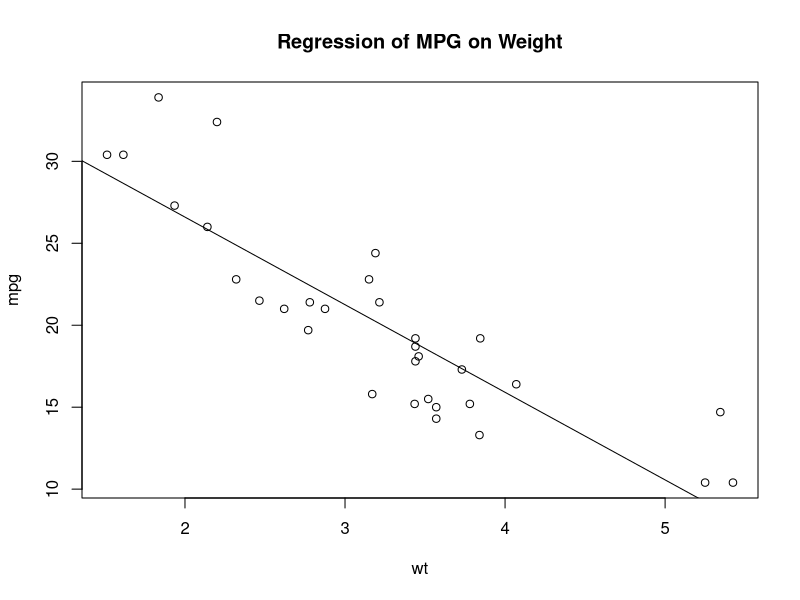
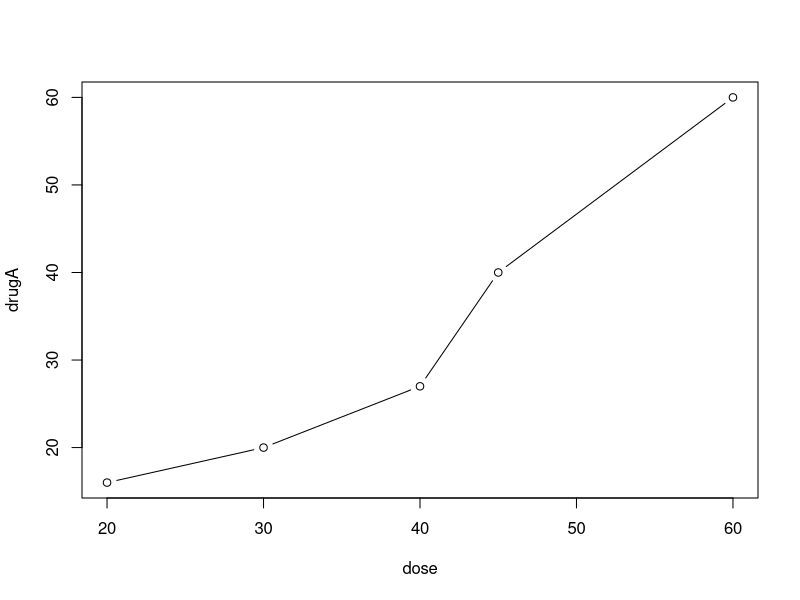
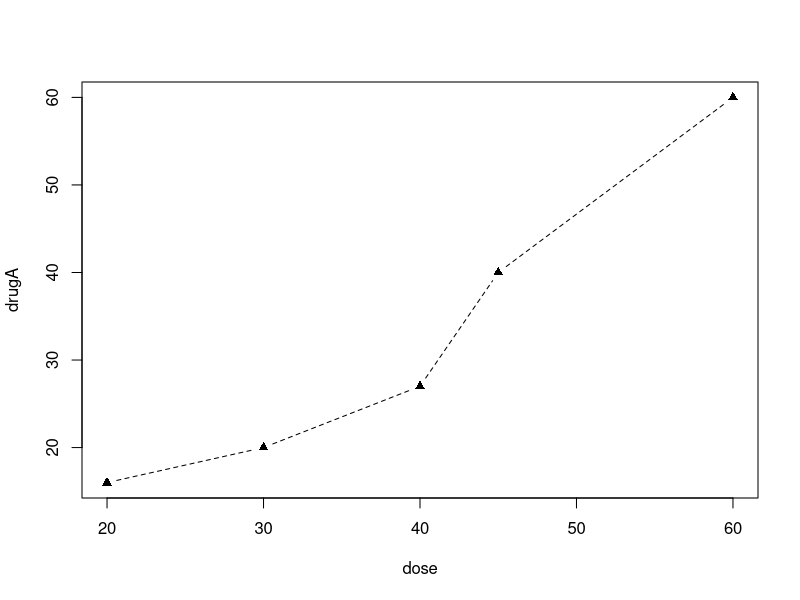
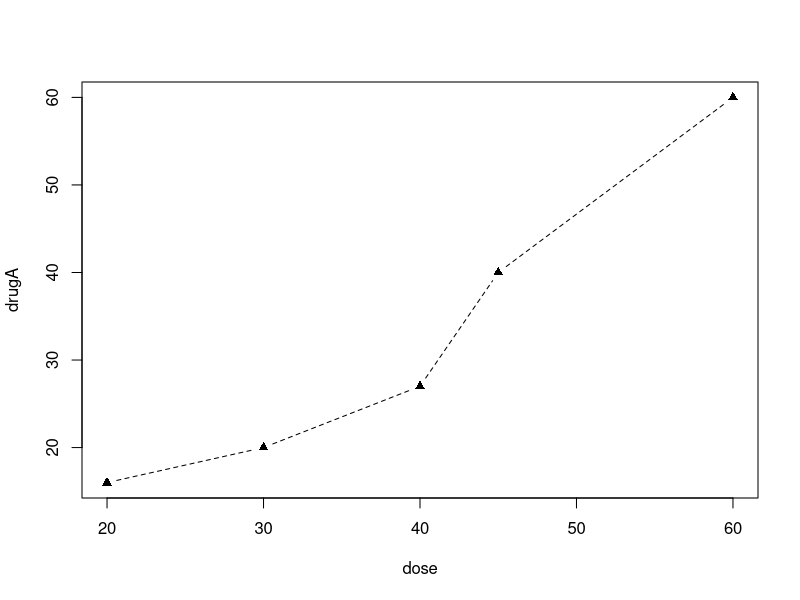
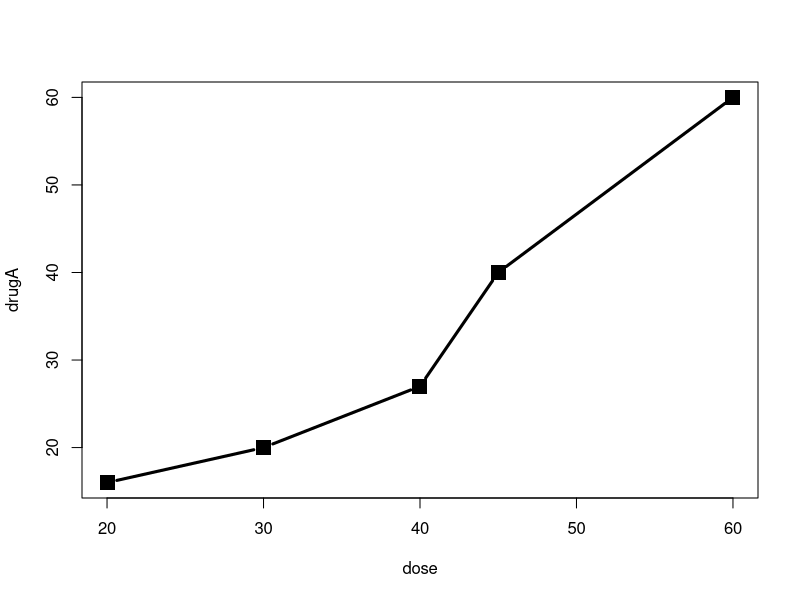
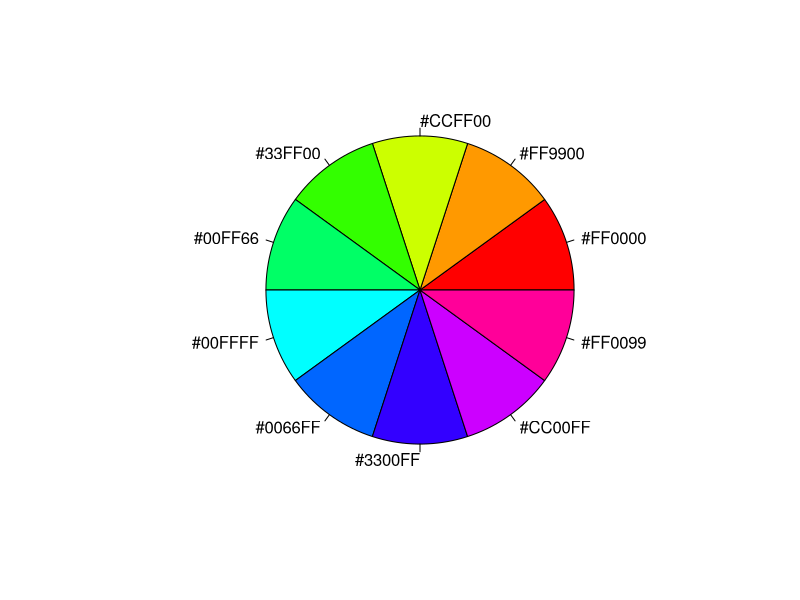
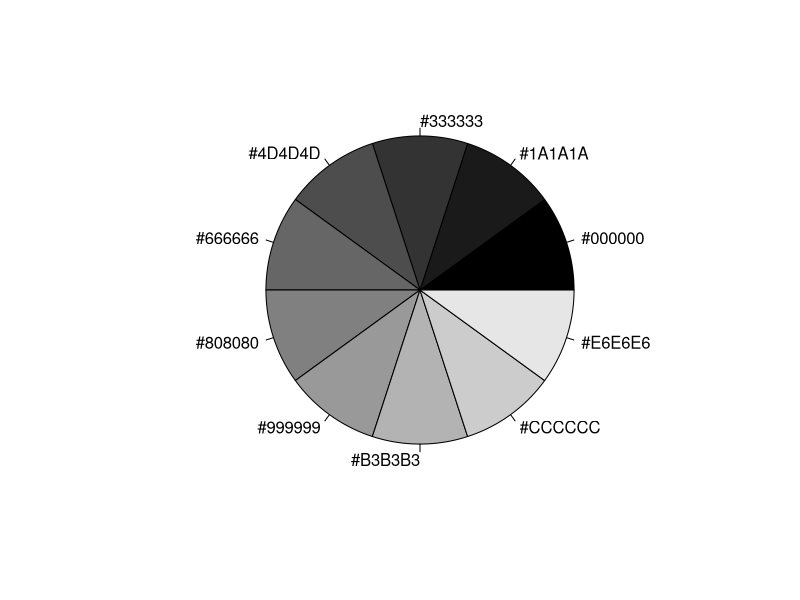
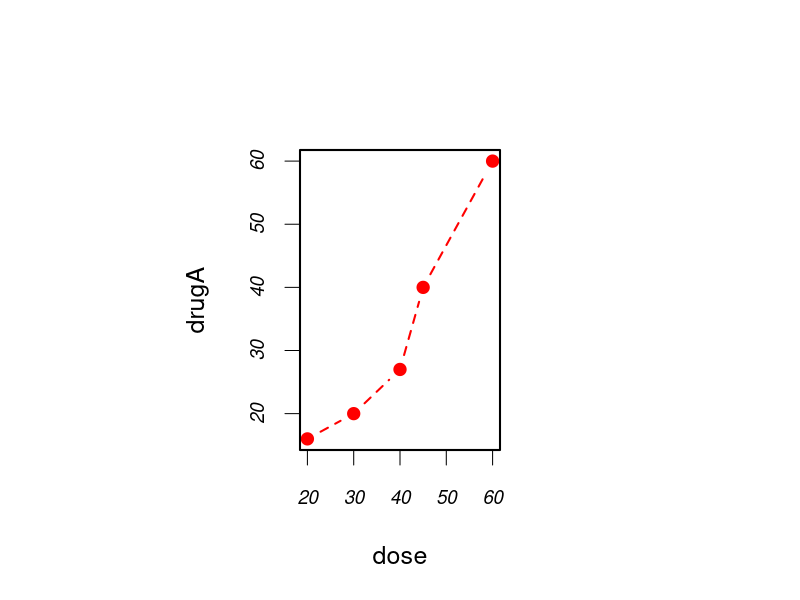

Recreate these plots in R, in order.
#-----------------------------------------------------#                           #
# requires that the Hmisc package has been installed  #
# install.packages('Hmisc')                           #
#-----------------------------------------------------#


# pause after each graph
par(ask = TRUE)


# --Section 3.1--


attach(mtcars)
plot(wt, mpg)
abline(lm(mpg ~ wt))
title("Regression of MPG on Weight")
detach(mtcars)


# --Section 3.2--


dose <- c(20, 30, 40, 45, 60)
drugA <- c(16, 20, 27, 40, 60)
drugB <- c(15, 18, 25, 31, 40)
plot(dose, drugA, type = "b")


# --Section 3.3--


opar <- par(no.readonly = TRUE)
par(lty = 2, pch = 17)
plot(dose, drugA, type = "b")
par(opar)


plot(dose, drugA, type = "b", lty = 2, pch = 17)
plot(dose, drugA, type = "b", lyt = 3, lwd = 3, pch = 15, 
     cex = 2)


n <- 10
mycolors <- rainbow(n)
pie(rep(1, n), labels = mycolors, col = mycolors)
mygrays <- gray(0:n/n)
pie(rep(1, n), labels = mygrays, col = mygrays)


# Listing 3.1 - Using graphical parameters to control
# graph appearance


dose <- c(20, 30, 40, 45, 60)
drugA <- c(16, 20, 27, 40, 60)
drugB <- c(15, 18, 25, 31, 40)
opar <- par(no.readonly = TRUE)
par(pin = c(2, 3))
par(lwd = 2, cex = 1.5)
par(cex.axis = 0.75, font.axis = 3)
plot(dose, drugA, type = "b", pch = 19, lty = 2, col = "red")
plot(dose, drugB, type = "b", pch = 23, lty = 6, col = "blue", 
     bg = "green")
par(opar)


# --Section 3.4--


plot(dose, drugA, type = "b", col = "red", lty = 2, 
     pch = 2, lwd = 2, main = "Clinical Trials for Drug A", 
     sub = "This is hypothetical data", 
     xlab = "Dosage", ylab = "Drug Response", xlim = c(0, 60), 
     ylim = c(0, 70))




# Listing 3.2 - An Example of Custom Axes


x <- c(1:10)
y <- x
z <- 10/x
opar <- par(no.readonly = TRUE)
par(mar = c(5, 4, 4, 8) + 0.1)


plot(x, y, type = "b", pch = 21, col = "red", yaxt = "n", 
     lty = 3, ann = FALSE)
lines(x, z, type = "b", pch = 22, col = "blue", lty = 2)
axis(2, at = x, labels = x, col.axis = "red", las = 2)
axis(4, at = z, labels = round(z, digits = 2), col.axis = "blue", 
     las = 2, cex.axis = 0.7, tck = -0.01)
mtext("y=1/x", side = 4, line = 3, cex.lab = 1, las = 2, 
      col = "blue")
title("An Example of Creative Axes", xlab = "X values", 
      ylab = "Y=X")
par(opar)


# Listing 3.3 - Comparing Drug A and Drug B response by dose


dose <- c(20, 30, 40, 45, 60)
drugA <- c(16, 20, 27, 40, 60)
drugB <- c(15, 18, 25, 31, 40)
opar <- par(no.readonly = TRUE)
par(lwd = 2, cex = 1.5, font.lab = 2)
plot(dose, drugA, type = "b", pch = 15, lty = 1, col = "red", 
     ylim = c(0, 60), main = "Drug A vs. Drug B", xlab = "Drug Dosage", 
     ylab = "Drug Response")
lines(dose, drugB, type = "b", pch = 17, lty = 2, 
      col = "blue")
abline(h = c(30), lwd = 1.5, lty = 2, col = "grey")
library(Hmisc)
minor.tick(nx = 3, ny = 3, tick.ratio = 0.5)
legend("topleft", inset = 0.05, title = "Drug Type", 
       c("A", "B"), lty = c(1, 2), pch = c(15, 17), col = c("red", 
                                                            "blue"))
par(opar)


# --Section 3.4.5--


# Example of labeling points


attach(mtcars)
plot(wt, mpg, main = "Milage vs. Car Weight", xlab = "Weight", 
     ylab = "Mileage", pch = 18, col = "blue")
text(wt, mpg, row.names(mtcars), cex = 0.6, pos = 4, 
     col = "red")
detach(mtcars)


# View font families
opar <- par(no.readonly = TRUE)
par(cex = 1.5)
plot(1:7, 1:7, type = "n")
text(3, 3, "Example of default text")
text(4, 4, family = "mono", "Example of mono-spaced text")
text(5, 5, family = "serif", "Example of serif text")
par(opar)


# --Section 3.5--


# combining graphs


# Figure 3.14
attach(mtcars)
opar <- par(no.readonly = TRUE)
par(mfrow = c(2, 2))
plot(wt, mpg, main = "Scatterplot of wt vs. mpg")
plot(wt, disp, main = "Scatterplot of wt vs disp")
hist(wt, main = "Histogram of wt")
boxplot(wt, main = "Boxplot of wt")
par(opar)
detach(mtcars)


# Figure 3.15
attach(mtcars)
opar <- par(no.readonly = TRUE)
par(mfrow = c(3, 1))
hist(wt)
hist(mpg)
hist(disp)
par(opar)
detach(mtcars)


# Figure 3.16
attach(mtcars)
layout(matrix(c(1, 1, 2, 3), 2, 2, byrow = TRUE))
hist(wt)
hist(mpg)
hist(disp)
detach(mtcars)


# Figure 3.17
attach(mtcars)
layout(matrix(c(1, 1, 2, 3), 2, 2, byrow = TRUE), 
       widths = c(3, 1), heights = c(1, 2))
hist(wt)
hist(mpg)
hist(disp)
detach(mtcars)


# Listing 3.4 - Fine placement of figures in a graph


opar <- par(no.readonly = TRUE)
par(fig = c(0, 0.8, 0, 0.8))
plot(mtcars$wt, mtcars$mpg, xlab = "Miles Per Gallon", 
     ylab = "Car Weight")
par(fig = c(0, 0.8, 0.55, 1), new = TRUE)
boxplot(mtcars$wt, horizontal = TRUE, axes = FALSE)
par(fig = c(0.65, 1, 0, 0.8), new = TRUE)
boxplot(mtcars$mpg, axes = FALSE)
mtext("Enhanced Scatterplot", side = 3, outer = TRUE, 
      line = -3)
par(opar)
